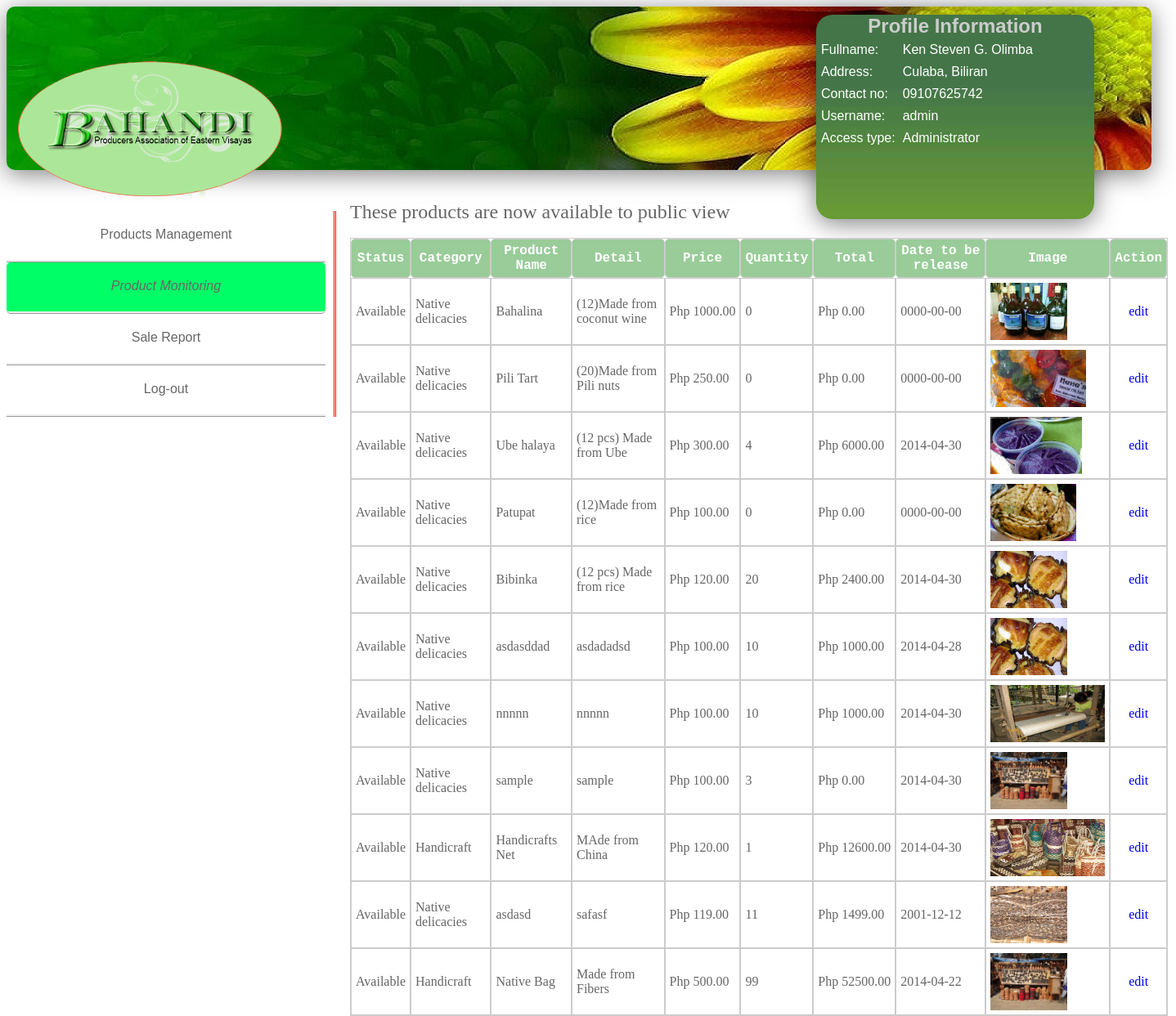
The app's page /admin/supplier_monitor.php (signed in) with its own data.
### tables this page shows
CREATE TABLE `adminproduct` (
  `id` int(155) NOT NULL auto_increment,
  `sid` int(155) NOT NULL,
  `sname` varchar(255) NOT NULL,
  `status` varchar(150) NOT NULL,
  `category` varchar(150) NOT NULL,
  `pname` varchar(150) NOT NULL,
  `detail` varchar(150) NOT NULL,
  `price` int(100) NOT NULL,
  `srp` int(100) NOT NULL,
  `quantity` int(100) NOT NULL,
  `total` int(100) NOT NULL,
  `date` date NOT NULL,
  `image` varchar(150) NOT NULL,
  PRIMARY KEY  (`id`)
);

### admin/supplier_monitor.php (the view, shortened to what this page needs)
<?php
if(isset($_SESSION['supplier'])){
?>
<!DOCTYPE html PUBLIC "-//W3C//DTD XHTML 1.0 Transitional//EN" "http://www.w3.org/TR/xhtml1/DTD/xhtml1-transitional.dtd">
<html xmlns="http://www.w3.org/1999/xhtml">
<head>
<link href="css/admin.css" rel="stylesheet" type="text/css">
<div id = "header">
<div id="user_info">
<?php
if(isset($_SESSION['admin'])){
		$name=$_SESSION['name'];
		$address=$_SESSION['address'];
		$contact=$_SESSION['contact'];
}
?>
<font face="Tahoma, Geneva, sans-serif" size="5" color="#CCC"><center><b>Profile Information</b></center></font>
<Font face="Tahoma, Geneva, sans-serif" color="#FFF">
<table cellpadding="3" cellspacing="3">
<tr>
<td>Fullname:</td>
<td><?php echo $name ?></td>
</tr>
<tr>
<td>Address:</td>
<td><?php echo $address ?></td>
</tr>
<tr>
<td>Contact no:</td>
<td><?php echo $contact ?></td>
</tr>
<tr>
<td>Username:</td>
<td><?php echo $_SESSION['user'];?></td>
</tr>
<tr>
<td>Access type:</td>
<td><?php echo $_SESSION['type'];?></td>
</tr>
</table>
</font>
<br>
</div>
<img src="image/logo.png" height="300" width="350" class="logo">
</div>
</head>
<body>
<div id="leftnav">
  <div class="link1"><a href="supplierproductmanagement.php"><font color="#666666">Products Management</font></a><br></div>
 <div class="link1"  id="current"><a href="#"><font color="#666666">Product Monitoring</font></a><br></div>
  <div class="link1"><a href="supplier_sale.php"><font color="#666666">Sale Report</font></a><br></div>
 <div class="link1"><a href="logout.php"><font color="#666666">Log-out</font></a><br></div>
    </div>
    </body>
    <div id="body2">
    <br><font color="#666666" size="5" face="Tahoma, Geneva sans-serif">These products are now available to public view</font>
  <br><br>
   <table cellspacing="0" cellpadding="0" border="1" bordercolor="#CCCCCC" width="1000">
<thead>
	<tr>
        <th class="text1"> Status</th>
        <th class="text1"> Category</th>
		<th class="text1"> Product Name</th>
		<th class="text1"> Detail </th>
		<th class="text1"> Price </th>
        <th class="text1"> Quantity </th>
         <th class="text1"> Total </th>
         <th class="text1"> Date to be release </th>
         <th class="text1"> Image</th>
            <th class="text1">Action</th>
	</tr>
</thead>
<tbody>
<tbody>
	<?php
		include('connect.php');
		$result = $db->prepare("SELECT * FROM adminproduct where sname='$name'");
		$result->execute();
		for($i=0; $row = $result->fetch(); $i++){
	?>
	<tr class="record">
		<td width="auto" class="text2"><?php echo $row['status']; ?></td>
		<td width="auto" class="text2"><?php echo $row['category']; ?></td>
		<td width="auto" class="text2"><?php echo $row['pname']; ?></td>
        <td width="auto" class="text2"><?php echo $row['detail']; ?></td>
        <td width="auto" class="text2">Php&nbsp;<?php echo $row['price'];?>.00</td>
        <td width="auto" class="text2"><?php echo $row['quantity'];?></td>
        <td width="auto" class="text2">Php&nbsp;<?php echo $row['total']; ?>.00</td>
        <td width="auto" class="text2"><?php echo $row['date']; ?></td>
        <td width="auto" class="text2"><a href="view_image.php?id=<?php echo $row['id']; ?>"><img src="<?php echo $row['image']; ?>" "width="70" height="70" alt="Image path Invalid"  /></a></td>
        <td width="auto" class="edit" align="center"><a href="edit_product2.php?id=<?php echo $row['id']; ?>"> edit </a></td>
	</tr>
	<?php
		}
	?>
</tbody>
</table>
    </div>
<br><br>
</html>
<?php
    }else
        header('location:index.php');
?>

### admin/css/admin.css (style rules this page uses)
#user_info { height:250px; width: 340px; position:absolute; margin:10px 0px 0px 990px; size:2px; border-radius:20px; background-image:url(../../image/green-hd-color-background-wallpaper-background-color-theme-abstract-images-background-wallpaper.jpg); box-shadow: inset 0 0px rgba(255,255,255,0.2), inset 0 0px 0px rgba(0,1,0,0.4), 0 5px 30px rgba(0,0,0,.5); }
#header { margin: 0px 0px 0px 0px; height:200px; width: 1400px; padding: 0px; position:absolute; border-radius: 10px; background: -webkit-linear-gradient(top, green 1%,white 99%); background: -o-linear-gradient(top, green 1%,white 99%); background: -ms-linear-gradient(top, green 1%,white 99%); background: linear-gradient(top, green 1%,white 99%s); filter: progid:DXImageTransform.Microsoft.gradient( startColorstr='#ffffff', endColorstr='#ededed',GradientType=0 ); background: -moz-linear-gradient(top, green,white); box-shadow: inset 0 0px rgba(255,255,255,0.2), inset 0 0px 0px rgba(0,1,0,0.4), 0 5px 30px rgba(0,0,0,.5); background-image:url(../image/header.jpg) }
.text1 { color:#FFF; border-radius: 5px; background-color: #9C9; padding: 5px; font-family:"Courier New", Courier, monospace; 5px; }
.text2 { color: #666; padding: 5px; font-family:Georgia, "Times New Roman", Times, serif; }
#leftnav { position:absolute; border-right: double; border-right-color:#F00; width: 400px; height: auto; padding: 0px; margin: 250px 0px 0px 0px; }
#body2 { position:absolute; width: 900px; height:500px; padding: 0px; margin: 220px 0px 0px 420px; }
#current { background-color:#0F6; border-radius: 5px; font-style:italic; }
.link1 { border-bottom-style: ridge; height:20px; width:350px; text-align:center; font-family: "Arial Black", Gadget, sans-serif; padding: 20px; }
a { text-decoration: none }

### records on screen
adminproduct: status "Available", category "Native delicacies", pname "Bahalina", detail "(12)Made from coconut wine", price "1000", quantity "0", total "0", date "0000-00-00", image (picture)
adminproduct: status "Available", category "Native delicacies", pname "Pili Tart", detail "(20)Made from Pili nuts", price "250", quantity "0", total "0", date "0000-00-00", image (picture)
adminproduct: status "Available", category "Native delicacies", pname "Ube halaya", detail "(12 pcs) Made from Ube", price "300", quantity "4", total "6000", date "2014-04-30", image (picture)
adminproduct: status "Available", category "Native delicacies", pname "Patupat", detail "(12)Made from rice", price "100", quantity "0", total "0", date "0000-00-00", image (picture)
adminproduct: status "Available", category "Native delicacies", pname "Bibinka", detail "(12 pcs) Made from rice", price "120", quantity "20", total "2400", date "2014-04-30", image (picture)
adminproduct: status "Available", category "Native delicacies", pname "asdasddad", detail "asdadadsd", price "100", quantity "10", total "1000", date "2014-04-28", image (picture)
adminproduct: status "Available", category "Native delicacies", pname "nnnnn", detail "nnnnn", price "100", quantity "10", total "1000", date "2014-04-30", image (picture)
adminproduct: status "Available", category "Native delicacies", pname "sample", detail "sample", price "100", quantity "3", total "0", date "2014-04-30", image (picture)
adminproduct: status "Available", category "Handicraft", pname "Handicrafts Net", detail "MAde from China", price "120", quantity "1", total "12600", date "2014-04-30", image (picture)
adminproduct: status "Available", category "Native delicacies", pname "asdasd", detail "safasf", price "119", quantity "11", total "1499", date "2001-12-12", image (picture)
adminproduct: status "Available", category "Handicraft", pname "Native Bag", detail "Made from Fibers", price "500", quantity "99", total "52500", date "2014-04-22", image (picture)

### other values on screen
$name "Ken Steven G. Olimba"
$address "Culaba, Biliran"
$contact "09107625742"
$_SESSION['user'] "admin"
$_SESSION['type'] "Administrator"
